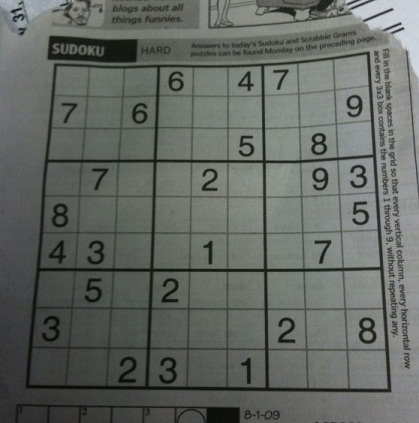
#> input picture ImageProcessing/Concepts_Code/sudoku.jpg, 419 x 423 px
$ python Hough_Transformation.py
#> lines starting #> are read from the running program, lines starting #| are printed output that depends on the picture; after the words box and inside, x2 and y2 are one past the last pixel; in counts of white or black regions, pixels touching at a corner belong together
"""
@Disha Modi
"""

import cv2
import numpy as np
img = cv2.imread('sudoku.jpg')
#> img is the input picture: shape (423, 419, 3); mean B, G, R 98.9, 103.6, 99.4
gray = cv2.cvtColor(img, cv2.COLOR_BGR2GRAY) #converts the image to grayscale
#Canny edge detection
edges = cv2.Canny(gray, 50, 150, apertureSize = 3) #detects the edges in the image
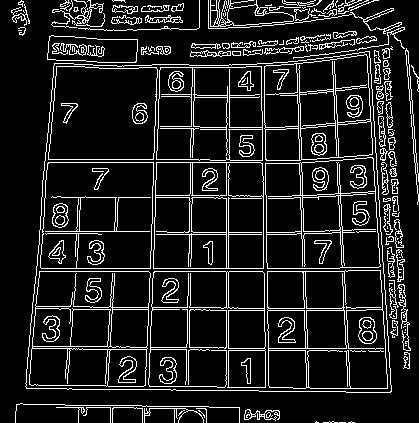
#> edges: shape (423, 419); 12% white in thin lines or dots
#Hough line transform
lines = cv2.HoughLines(edges, 1, np.pi/180, 200) #detects the lines in the image
#> lines = 20 rows, first 8: [271, 1.57], [268, 1.57], [226, 0], [195, 0.0175], [162, 0.0349], [159, 0.0349], [-262, 3.12], [-293, 3.11]

for line in lines:
    rho, theta = line[0] #rho is the distance from the origin and theta is the angle
    a = np.cos(theta) #cos(theta)
    b = np.sin(theta) #sin(theta)
    x0 = a * rho #x = a * rho
    y0 = b * rho #y = b * rho
    #x1 stores the rounded off value of (r * cos(theta) - 1000 * sin(theta))
    x1 = int(x0 + 1000 * (-b)) #x1 = x0 + 1000 * (-b)
    #y1 stores the rounded off value of (r * sin(theta) + 1000 * cos(theta))
    y1 = int(y0 + 1000 * (a)) #y1 = y0 + 1000 * (a)
    #x2 stores the rounded off value of (r * cos(theta) + 1000 * sin(theta))
    x2 = int(x0 - 1000 * (-b)) #x2 = x0 - 1000 * (-b)
    #y2 stores the rounded off value of (r * sin(theta) - 1000 * cos(theta))
    y2 = int(y0 - 1000 * (a)) #y2 = y0 - 1000 * (a)
    #draws the lines on the image
    cv2.line(img, (x1, y1), (x2, y2), (0, 0, 0), 2)
#> this loop made 20 passes
#> (rho, theta, a, b, x0, y0, x1, y1) on passes 1 to 12: (271, 1.57, -4.37e-08, 1, -1.18e-05, 271, -1000, 270), (268, 1.57, -4.37e-08, 1, -1.17e-05, 268, -1000, 267), (226, 0, 1, 0, 226, 0, 226, 1000), (195, 0.0175, 1, 0.0175, 195, 3.4, 177, 1003), (162, 0.0349, 0.999, 0.0349, 161.9, 5.65, 127, 1005), (159, 0.0349, 0.999, 0.0349, 158.9, 5.55, 124, 1004), (-262, 3.12, -1, 0.0175, 262, -4.57, 244, -1004), (-293, 3.11, -0.999, 0.0349, 292.8, -10.23, 257, -1009), (193, 0.0175, 1, 0.0175, 193, 3.37, 175, 1003), (228, 0, 1, 0, 228, 0, 228, 1000), (162, 1.57, -4.37e-08, 1, -7.08e-06, 162, -1000, 161), (62, 0.0873, 0.996, 0.0872, 61.76, 5.4, -25, 1001)
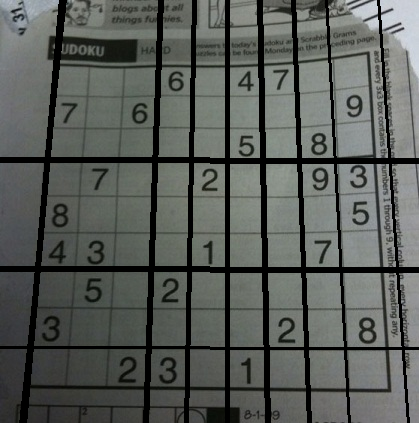
#> img: shape (423, 419, 3); 12.66% of pixels changed, all inside (x1, y1, x2, y2) = (0, 0, 419, 423)

cv2.imshow('image', img)
cv2.waitKey(0)
cv2.destroyAllWindows()

#Accumulator: A 2D array of size (rho x theta) is created and initialized to zero. Suppose you want the accuracy of angles to be 1 degree, you need 180 columns. For rho, the maximum distance possible is the diagonal length of the image. So taking one pixel accuracy, number of rows can be diagonal length of the image.
#cv.HoughLinesP(image, rho, theta, threshold, lines=None, srn=None, stn=None, min_theta=None, max_theta=None)
#image: 8-bit, single-channel binary source image. The image may be modified by the function.
#rho: Distance resolution of the accumulator in pixels.
#theta: Angle resolution of the accumulator in radians.
#threshold: Accumulator threshold parameter. Only those lines are returned that get enough votes ( > threshold ).
#lines: Output vector of lines. Each line is represented by a two-element vector (rho, theta) . rho is the distance from the coordinate origin (0,0) (top-left corner of the image). theta is the line rotation angle in radians ( 0 ~ vertical line, pi/2 ~ horizontal line ).
#srn: For the multi-scale Hough transform, it is a divisor for the distance resolution rho . The coarse accumulator distance resolution is rho and the accurate accumulator resolution is rho/srn . If both srn=0 and stn=0 , the classical Hough transform is used. Otherwise, both these parameters should be positive.
#stn: For the multi-scale Hough transform, it is a divisor for the distance resolution theta.
#min_theta: For standard and multi-scale Hough transform, minimum angle to check for lines. Must fall between 0 and max_theta.
#max_theta: For standard and multi-scale Hough transform, maximum angle to check for lines. Must fall between min_theta and CV_PI.
#The function implements the standard or standard multi-scale Hough transform algorithm for line detection.

$ run again, with ImageProcessing/Concepts_Code/apple.png saved as ImageProcessing/Concepts_Code/sudoku.jpg
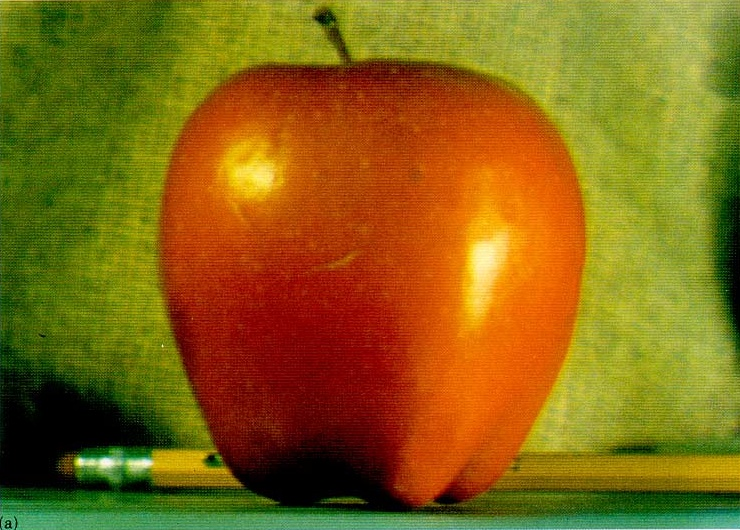
#> input picture ImageProcessing/Concepts_Code/apple.png, 740 x 530 px
#> img is the input picture: shape (530, 740, 3); mean B, G, R 19.7, 101.2, 133.6
#> `edges = cv2.Canny(gray, 50, 150, apertureSize = 3)`:
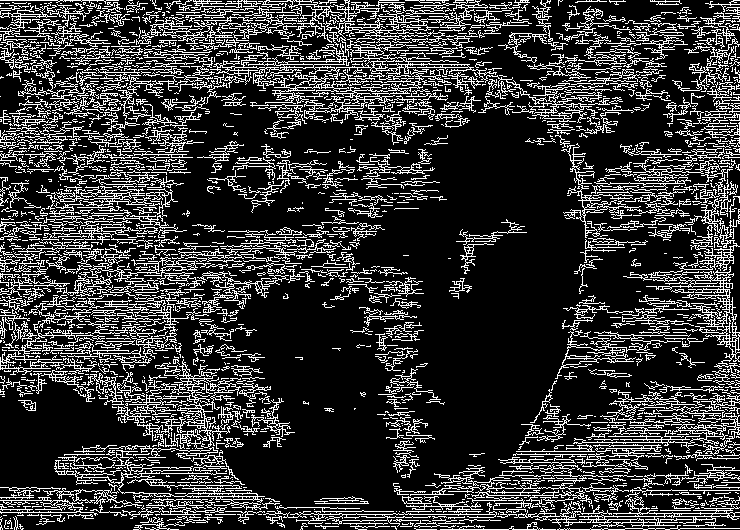
#> edges: shape (530, 740); 21.1% white in thin lines or dots
#> lines = 874 rows, first 8: [514, 1.57], [81, 1.57], [64, 1.57], [511, 1.57], [67, 1.57], [508, 1.59], [84, 1.57], [78, 1.57]
#> the loop `for line in lines:` made 874 passes
#> (rho, theta, a, b, x0, y0, x1, y1) on passes 1 to 3: (514, 1.57, -4.37e-08, 1, -2.25e-05, 514, -1000, 513), (81, 1.57, -4.37e-08, 1, -3.54e-06, 81, -1000, 80), (64, 1.57, -4.37e-08, 1, -2.8e-06, 64, -1000, 63)
#> after the loop `for line in lines:`:
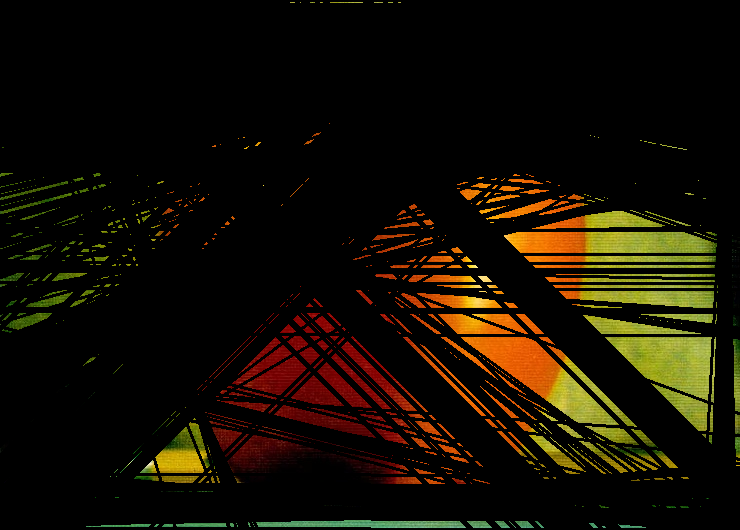
#> img: shape (530, 740, 3); mean B, G, R 3.2, 15, 21.6
